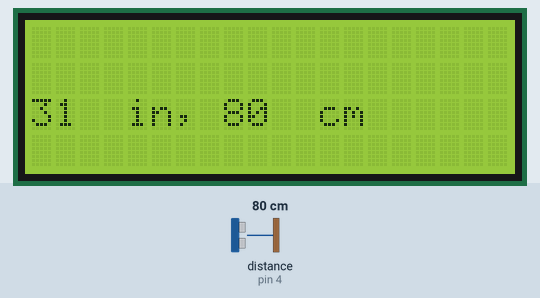
The sketch below on a simulated Arduino Uno, built with avr-gcc and run on an emulated ATmega328P. Shown: 20×4 character LCD. Wiring (inferred from the names in the program): ultrasonic range finder: trigger pin 5; echo pin 4. The inputs (shaded band) are chosen by the test bench; at power-on: distance to the obstacle (sensor on pin 4) 80 cm. The echo pulse lasts 58.3 µs per cm.

Above: at 2.2 s.
2.3 s: distance to the obstacle (sensor on pin 4) set to 250 cm
At 3.7 s:
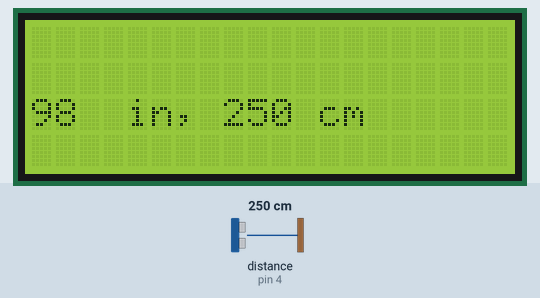
4.0 s: distance to the obstacle (sensor on pin 4) set to 299 cm
At 4.5 s:
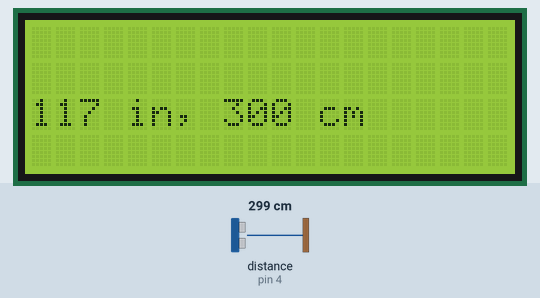
7.0 s: distance to the obstacle (sensor on pin 4) set to 2 cm
At 8.1 s:
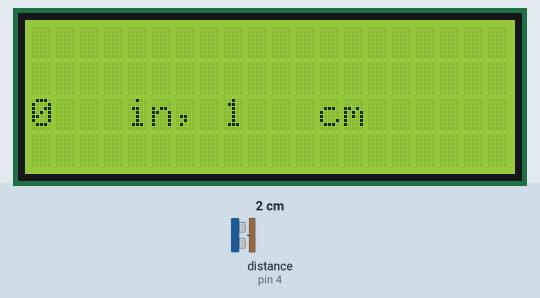
Timing chart, 0 to 10.0 s (numbered marks = the images above; inputs shaded):
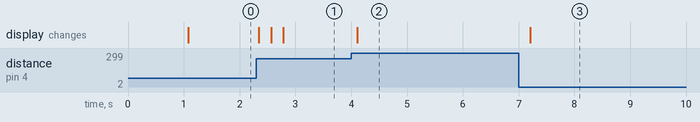

Measured:
- after the input at 2.3 s, the display: changes at once (image 1)
- after the input at 4.0 s, the display: changes after 0.11 s (image 2)
- after the input at 7.0 s, the display: changes after 0.21 s (image 3)

The sketch:

UltraSonic.ino
```cpp
#include <LiquidCrystal.h>
LiquidCrystal lcd(13, 12, 11, 10, 9, 8); // initialize the LCD
const int pingPin = 5; // Trigger Pin of Ultrasonic Sensor
const int echoPin = 4; // Echo Pin of Ultrasonic Sensor
void setup()
{
lcd.begin(20, 4);
lcd.setCursor(0, 0);
lcd.print("Ultrasonic distance");
lcd.setCursor(0, 1);
lcd.print("System at UPES");
delay(1000);
}
void loop()
{
long duration, inches, cm;
pinMode(pingPin, OUTPUT);
digitalWrite(pingPin, LOW);
delayMicroseconds(2);
digitalWrite(pingPin, HIGH);
delayMicroseconds(10);
digitalWrite(pingPin, LOW);
pinMode(echoPin, INPUT);
duration = pulseIn(echoPin, HIGH);
inches = microsecondsToInches(duration);
cm = microsecondsToCentimeters(duration);
lcd.clear();
lcd.setCursor(0, 2);
lcd.print(inches);
lcd.setCursor(4, 2);
lcd.print("in, ");
lcd.setCursor(8, 2);
lcd.print(cm);
lcd.setCursor(12, 2);
lcd.print("cm");
Serial.print("in, ");
Serial.print(cm);
Serial.print("cm");
Serial.println();
delay(200);
}
long microsecondsToInches(long microseconds)
{
return microseconds / 74 / 2;
}
long microsecondsToCentimeters(long microseconds)
{
return microseconds / 29 / 2;
}
```
